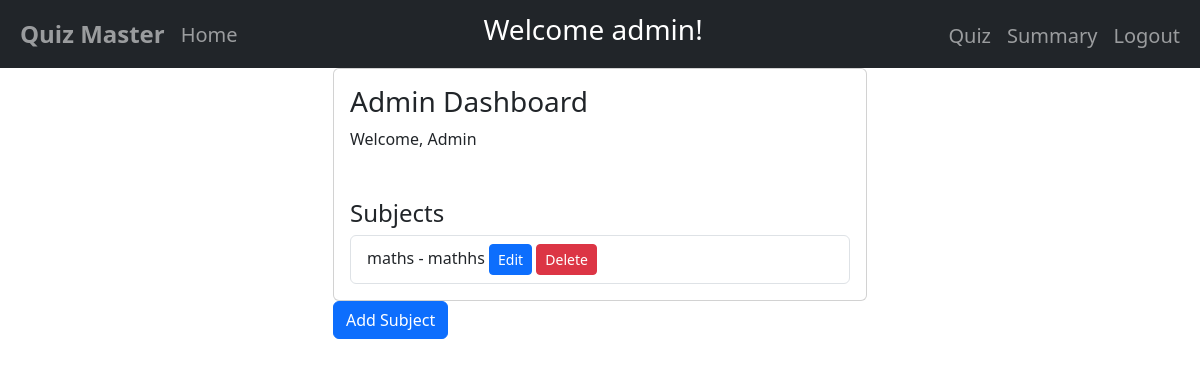
The page /dashboard (signed in) on the database its author committed.
### models.py (models this page shows)
class User(db.Model):
    id = db.Column(db.Integer, primary_key=True)
    email = db.Column(db.String(100), unique=True, nullable=False)
    password = db.Column(db.String(255), nullable=False)
    full_name = db.Column(db.String(100), nullable=False)
    qualification = db.Column(db.String(100))
    dob = db.Column(db.Date)
    role = db.Column(db.String(10), nullable=False, default='user')  # 'admin' or 'user'
    quizzes_taken = db.relationship('Score', backref='user', lazy=True)

class Subject(db.Model):
    id = db.Column(db.Integer, primary_key=True)
    name = db.Column(db.String(100), unique=True, nullable=False)
    description = db.Column(db.Text)

### main.py (the view)
@app.route("/dashboard")
def dashboard():
    if 'user_id' not in session:
        return redirect(url_for('login'))
    user= User.query.get(session['user_id'])
    if user.role != 'admin':
        subjects = Subject.query.all()
        return render_template('user_dashboard.html', current_user=user, subjects=subjects)
    else:
        subjects = Subject.query.all()
        return render_template('admin_dashboard.html', current_user=user, subjects=subjects)

### templates/admin_dashboard.html (shortened to what this page needs)
{% extends "base.html" %}
{% block content %}
<div class="container">
    <div class="row">
        <div class="col-md-6 offset-md-3">
            <div class="card">
                <div class="card-body">
                    <h3 class="card-title">Admin Dashboard</h3>
                    <p>Welcome, {{ current_user.full_name }}</p>
                </div>
                {% if subjects %}
                <div class="card-body">
                    <h4 class="card-title">Subjects</h4>
                    <ul class="list-group">
                        {% for subject in subjects %}
                        <li class="list-group-item">{{ subject.name }} - {{ subject.description }} <a href="/edit_subject/{{ subject.id }}" class="btn btn-primary btn-sm">Edit</a>
                        <a href="/delete_subject/{{ subject.id }}" class="btn btn-danger btn-sm">Delete</a></li>
                        {% endfor %}
                    </ul>
                </div>
                {% endif %}
            </div>
            <a href="/add_subject" class="btn btn-primary">Add Subject</a>
        </div>
    </div>
</div>
{% endblock %}

### templates/base.html (shortened to what this page needs)
<!DOCTYPE html>
<html lang="en">
<head>
    <link href="https://cdn.jsdelivr.net/npm/bootstrap@5.3.3/dist/css/bootstrap.min.css" rel="stylesheet">
    <link rel="stylesheet" href="https://cdnjs.cloudflare.com/ajax/libs/font-awesome/6.5.1/css/all.min.css">
</head>
<body>
    <nav class="navbar navbar-expand-lg navbar-dark bg-dark">
      <div class="container-fluid">
        <div class="collapse navbar-collapse" id="navbar">
            <div class="navbar-nav">
                <a class="nav-item nav-link fw-bold fs-4" href="/home">Quiz Master</a>
                <a class="nav-item nav-link fs-5 mt-1" href="/home">Home</a>
            </div>
            <div class="ms-auto">
                {% if current_user %}
                    <h3 class=" text-white">Welcome {{ current_user.role }}!</h3>
                {% endif %}
            </div>
            <div class="navbar-nav ms-auto">
                {% if current_user %}
                    {% if current_user.role == 'admin' %}
                    <a class="nav-item nav-link fs-5 mt-1" href="/quiz">Quiz</a>
                    {% else %}
                    <a class="nav-item nav-link fs-5 mt-1" href="/score">Score</a>
                    {% endif %}
                    <a class="nav-item nav-link fs-5 mt-1" href="/summary">Summary</a>
                    <a class="nav-item nav-link fs-5 mt-1" href="/logout">Logout</a>
                {% else %}
                    <a class="nav-item nav-link fs-5 mt-1" href="/login">Login</a>
                    <a class="nav-item nav-link fs-5 mt-1" href="/signup">Sign-Up</a>
                {% endif %}
            </div>
        </div>
      </div>
    </nav>
    <div class="container">{% block content %}{% endblock %}</div>
</body>
</html>

### rows shown on the page
User: role "admin", full_name "Admin"
Subject: name "maths", description "mathhs"
